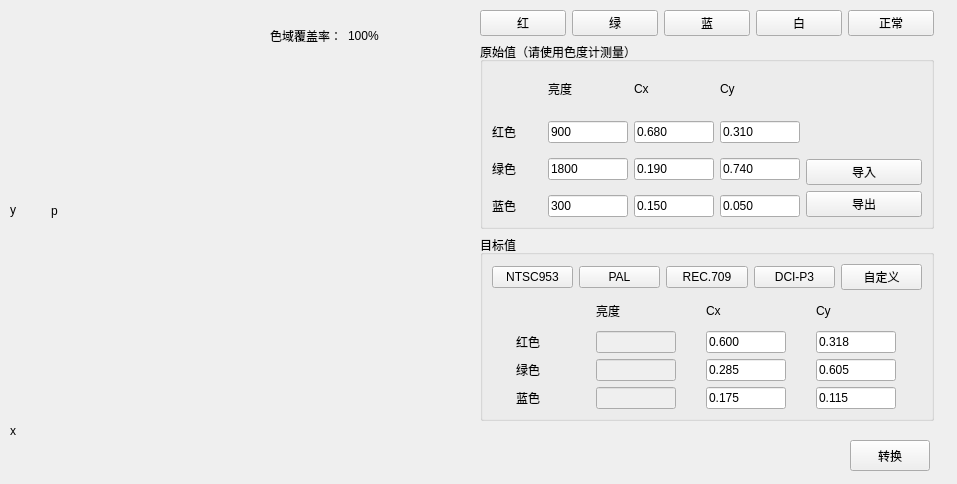
<?xml version="1.0" encoding="UTF-8"?>
<ui version="4.0">
 <class>ColorGamut</class>
 <widget class="QWidget" name="ColorGamut">
  <property name="geometry">
   <rect>
    <x>0</x>
    <y>0</y>
    <width>957</width>
    <height>484</height>
   </rect>
  </property>
  <property name="windowTitle">
   <string>色域转换</string>
  </property>
  <widget class="QLabel" name="label">
   <property name="geometry">
    <rect>
     <x>0</x>
     <y>0</y>
     <width>400</width>
     <height>400</height>
    </rect>
   </property>
   <property name="text">
    <string/>
   </property>
  </widget>
  <widget class="QPushButton" name="pushButtonGamut">
   <property name="geometry">
    <rect>
     <x>850</x>
     <y>440</y>
     <width>80</width>
     <height>31</height>
    </rect>
   </property>
   <property name="text">
    <string>转换</string>
   </property>
  </widget>
  <widget class="QLabel" name="labelx">
   <property name="geometry">
    <rect>
     <x>10</x>
     <y>411</y>
     <width>440</width>
     <height>40</height>
    </rect>
   </property>
   <property name="minimumSize">
    <size>
     <width>440</width>
     <height>40</height>
    </size>
   </property>
   <property name="maximumSize">
    <size>
     <width>440</width>
     <height>40</height>
    </size>
   </property>
   <property name="mouseTracking">
    <bool>false</bool>
   </property>
   <property name="layoutDirection">
    <enum>Qt::LeftToRight</enum>
   </property>
   <property name="text">
    <string>x</string>
   </property>
  </widget>
  <widget class="QLabel" name="labely">
   <property name="geometry">
    <rect>
     <x>10</x>
     <y>10</y>
     <width>40</width>
     <height>400</height>
    </rect>
   </property>
   <property name="minimumSize">
    <size>
     <width>40</width>
     <height>400</height>
    </size>
   </property>
   <property name="maximumSize">
    <size>
     <width>40</width>
     <height>400</height>
    </size>
   </property>
   <property name="text">
    <string>y</string>
   </property>
  </widget>
  <widget class="QLabel" name="labelBmp">
   <property name="geometry">
    <rect>
     <x>51</x>
     <y>11</y>
     <width>400</width>
     <height>400</height>
    </rect>
   </property>
   <property name="minimumSize">
    <size>
     <width>400</width>
     <height>400</height>
    </size>
   </property>
   <property name="maximumSize">
    <size>
     <width>400</width>
     <height>400</height>
    </size>
   </property>
   <property name="text">
    <string>p</string>
   </property>
  </widget>
  <widget class="QWidget" name="layoutWidget">
   <property name="geometry">
    <rect>
     <x>480</x>
     <y>10</y>
     <width>454</width>
     <height>411</height>
    </rect>
   </property>
   <layout class="QVBoxLayout" name="verticalLayout_3">
    <item>
     <layout class="QHBoxLayout" name="horizontalLayout">
      <item>
       <widget class="QPushButton" name="pushButtonRed">
        <property name="text">
         <string>红</string>
        </property>
       </widget>
      </item>
      <item>
       <widget class="QPushButton" name="pushButtonGreen">
        <property name="text">
         <string>绿</string>
        </property>
       </widget>
      </item>
      <item>
       <widget class="QPushButton" name="pushButtonBlue">
        <property name="text">
         <string>蓝</string>
        </property>
       </widget>
      </item>
      <item>
       <widget class="QPushButton" name="pushButtonWhite">
        <property name="text">
         <string>白</string>
        </property>
       </widget>
      </item>
      <item>
       <widget class="QPushButton" name="pushButtonNormal">
        <property name="text">
         <string>正常</string>
        </property>
       </widget>
      </item>
     </layout>
    </item>
    <item>
     <widget class="QGroupBox" name="groupBoxOriginalValue">
      <property name="title">
       <string>原始值（请使用色度计测量）</string>
      </property>
      <layout class="QHBoxLayout" name="horizontalLayout_4">
       <item>
        <layout class="QHBoxLayout" name="horizontalLayout_2" stretch="1,0">
         <item>
          <layout class="QGridLayout" name="gridLayout" rowstretch="0,1,1,1" columnstretch="0,1,1,1">
           <property name="horizontalSpacing">
            <number>6</number>
           </property>
           <property name="verticalSpacing">
            <number>15</number>
           </property>
           <item row="0" column="1">
            <widget class="QLabel" name="labelBrightness">
             <property name="minimumSize">
              <size>
               <width>80</width>
               <height>0</height>
              </size>
             </property>
             <property name="maximumSize">
              <size>
               <width>80</width>
               <height>16777215</height>
              </size>
             </property>
             <property name="text">
              <string>亮度</string>
             </property>
            </widget>
           </item>
           <item row="0" column="2">
            <widget class="QLabel" name="labelCx">
             <property name="minimumSize">
              <size>
               <width>80</width>
               <height>0</height>
              </size>
             </property>
             <property name="maximumSize">
              <size>
               <width>80</width>
               <height>16777215</height>
              </size>
             </property>
             <property name="text">
              <string>Cx</string>
             </property>
            </widget>
           </item>
           <item row="0" column="3">
            <widget class="QLabel" name="labelCy">
             <property name="minimumSize">
              <size>
               <width>80</width>
               <height>0</height>
              </size>
             </property>
             <property name="maximumSize">
              <size>
               <width>80</width>
               <height>16777215</height>
              </size>
             </property>
             <property name="text">
              <string>Cy</string>
             </property>
            </widget>
           </item>
           <item row="1" column="0">
            <widget class="QLabel" name="labelRed">
             <property name="minimumSize">
              <size>
               <width>50</width>
               <height>0</height>
              </size>
             </property>
             <property name="maximumSize">
              <size>
               <width>50</width>
               <height>16777215</height>
              </size>
             </property>
             <property name="text">
              <string>红色</string>
             </property>
            </widget>
           </item>
           <item row="1" column="1">
            <widget class="QLineEdit" name="O_RL">
             <property name="minimumSize">
              <size>
               <width>80</width>
               <height>0</height>
              </size>
             </property>
             <property name="maximumSize">
              <size>
               <width>80</width>
               <height>16777215</height>
              </size>
             </property>
             <property name="text">
              <string>900</string>
             </property>
            </widget>
           </item>
           <item row="1" column="2">
            <widget class="QLineEdit" name="O_Rx">
             <property name="minimumSize">
              <size>
               <width>80</width>
               <height>0</height>
              </size>
             </property>
             <property name="maximumSize">
              <size>
               <width>80</width>
               <height>16777215</height>
              </size>
             </property>
             <property name="text">
              <string>0.680</string>
             </property>
            </widget>
           </item>
           <item row="1" column="3">
            <widget class="QLineEdit" name="O_Ry">
             <property name="minimumSize">
              <size>
               <width>80</width>
               <height>0</height>
              </size>
             </property>
             <property name="maximumSize">
              <size>
               <width>80</width>
               <height>16777215</height>
              </size>
             </property>
             <property name="text">
              <string>0.310</string>
             </property>
            </widget>
           </item>
           <item row="2" column="0">
            <widget class="QLabel" name="labelGreen">
             <property name="minimumSize">
              <size>
               <width>50</width>
               <height>0</height>
              </size>
             </property>
             <property name="maximumSize">
              <size>
               <width>50</width>
               <height>16777215</height>
              </size>
             </property>
             <property name="text">
              <string>绿色</string>
             </property>
            </widget>
           </item>
           <item row="2" column="1">
            <widget class="QLineEdit" name="O_GL">
             <property name="minimumSize">
              <size>
               <width>80</width>
               <height>0</height>
              </size>
             </property>
             <property name="maximumSize">
              <size>
               <width>80</width>
               <height>16777215</height>
              </size>
             </property>
             <property name="text">
              <string>1800</string>
             </property>
            </widget>
           </item>
           <item row="2" column="2">
            <widget class="QLineEdit" name="O_Gx">
             <property name="minimumSize">
              <size>
               <width>80</width>
               <height>0</height>
              </size>
             </property>
             <property name="maximumSize">
              <size>
               <width>80</width>
               <height>16777215</height>
              </size>
             </property>
             <property name="text">
              <string>0.190</string>
             </property>
            </widget>
           </item>
           <item row="2" column="3">
            <widget class="QLineEdit" name="O_Gy">
             <property name="minimumSize">
              <size>
               <width>80</width>
               <height>0</height>
              </size>
             </property>
             <property name="maximumSize">
              <size>
               <width>80</width>
               <height>16777215</height>
              </size>
             </property>
             <property name="text">
              <string>0.740</string>
             </property>
            </widget>
           </item>
           <item row="3" column="0">
            <widget class="QLabel" name="labelBlue">
             <property name="minimumSize">
              <size>
               <width>50</width>
               <height>0</height>
              </size>
             </property>
             <property name="maximumSize">
              <size>
               <width>50</width>
               <height>16777215</height>
              </size>
             </property>
             <property name="text">
              <string>蓝色</string>
             </property>
            </widget>
           </item>
           <item row="3" column="1">
            <widget class="QLineEdit" name="O_BL">
             <property name="minimumSize">
              <size>
               <width>80</width>
               <height>0</height>
              </size>
             </property>
             <property name="maximumSize">
              <size>
               <width>80</width>
               <height>16777215</height>
              </size>
             </property>
             <property name="text">
              <string>300</string>
             </property>
            </widget>
           </item>
           <item row="3" column="2">
            <widget class="QLineEdit" name="O_Bx">
             <property name="minimumSize">
              <size>
               <width>80</width>
               <height>0</height>
              </size>
             </property>
             <property name="maximumSize">
              <size>
               <width>80</width>
               <height>16777215</height>
              </size>
             </property>
             <property name="text">
              <string>0.150</string>
             </property>
            </widget>
           </item>
           <item row="3" column="3">
            <widget class="QLineEdit" name="O_By">
             <property name="minimumSize">
              <size>
               <width>80</width>
               <height>0</height>
              </size>
             </property>
             <property name="maximumSize">
              <size>
               <width>80</width>
               <height>16777215</height>
              </size>
             </property>
             <property name="text">
              <string>0.050</string>
             </property>
            </widget>
           </item>
          </layout>
         </item>
         <item>
          <layout class="QVBoxLayout" name="verticalLayout_2">
           <property name="topMargin">
            <number>6</number>
           </property>
           <item>
            <spacer name="verticalSpacer_2">
             <property name="orientation">
              <enum>Qt::Vertical</enum>
             </property>
             <property name="sizeHint" stdset="0">
              <size>
               <width>20</width>
               <height>40</height>
              </size>
             </property>
            </spacer>
           </item>
           <item>
            <widget class="QPushButton" name="pushButtonImport">
             <property name="text">
              <string>导入</string>
             </property>
            </widget>
           </item>
           <item>
            <widget class="QPushButton" name="pushButtonExport">
             <property name="text">
              <string>导出</string>
             </property>
            </widget>
           </item>
          </layout>
         </item>
        </layout>
       </item>
      </layout>
     </widget>
    </item>
    <item>
     <widget class="QGroupBox" name="groupBoxTargetValue">
      <property name="title">
       <string>目标值</string>
      </property>
      <layout class="QVBoxLayout" name="verticalLayout">
       <item>
        <layout class="QVBoxLayout" name="verticalLayout_4" stretch="0,1">
         <item>
          <layout class="QHBoxLayout" name="horizontalLayout_3">
           <item>
            <widget class="QPushButton" name="pushButtonNTSC">
             <property name="text">
              <string>NTSC953</string>
             </property>
            </widget>
           </item>
           <item>
            <widget class="QPushButton" name="pushButtonPAL">
             <property name="text">
              <string>PAL</string>
             </property>
            </widget>
           </item>
           <item>
            <widget class="QPushButton" name="pushButtonREC709">
             <property name="text">
              <string>REC.709</string>
             </property>
            </widget>
           </item>
           <item>
            <widget class="QPushButton" name="pushButtonDCIP3">
             <property name="text">
              <string>DCI-P3</string>
             </property>
            </widget>
           </item>
           <item>
            <widget class="QPushButton" name="pushButtonCustom">
             <property name="text">
              <string>自定义</string>
             </property>
            </widget>
           </item>
          </layout>
         </item>
         <item>
          <layout class="QGridLayout" name="gridLayout_2" rowstretch="0,1,1,1" columnstretch="0,1,1,1">
           <property name="verticalSpacing">
            <number>6</number>
           </property>
           <item row="0" column="1">
            <widget class="QLabel" name="labelBrightness_2">
             <property name="minimumSize">
              <size>
               <width>80</width>
               <height>0</height>
              </size>
             </property>
             <property name="maximumSize">
              <size>
               <width>80</width>
               <height>16777215</height>
              </size>
             </property>
             <property name="text">
              <string>亮度</string>
             </property>
            </widget>
           </item>
           <item row="0" column="2">
            <widget class="QLabel" name="labelCx_2">
             <property name="minimumSize">
              <size>
               <width>80</width>
               <height>0</height>
              </size>
             </property>
             <property name="maximumSize">
              <size>
               <width>80</width>
               <height>16777215</height>
              </size>
             </property>
             <property name="text">
              <string>Cx</string>
             </property>
            </widget>
           </item>
           <item row="0" column="3">
            <widget class="QLabel" name="labelCy_2">
             <property name="minimumSize">
              <size>
               <width>80</width>
               <height>0</height>
              </size>
             </property>
             <property name="maximumSize">
              <size>
               <width>80</width>
               <height>16777215</height>
              </size>
             </property>
             <property name="text">
              <string>Cy</string>
             </property>
            </widget>
           </item>
           <item row="1" column="0">
            <widget class="QLabel" name="labelRed_2">
             <property name="minimumSize">
              <size>
               <width>50</width>
               <height>0</height>
              </size>
             </property>
             <property name="maximumSize">
              <size>
               <width>50</width>
               <height>16777215</height>
              </size>
             </property>
             <property name="text">
              <string>红色</string>
             </property>
            </widget>
           </item>
           <item row="1" column="1">
            <widget class="QLineEdit" name="T_RL">
             <property name="enabled">
              <bool>false</bool>
             </property>
             <property name="minimumSize">
              <size>
               <width>80</width>
               <height>0</height>
              </size>
             </property>
             <property name="maximumSize">
              <size>
               <width>80</width>
               <height>16777215</height>
              </size>
             </property>
            </widget>
           </item>
           <item row="1" column="2">
            <widget class="QLineEdit" name="T_Rx">
             <property name="minimumSize">
              <size>
               <width>80</width>
               <height>0</height>
              </size>
             </property>
             <property name="maximumSize">
              <size>
               <width>80</width>
               <height>16777215</height>
              </size>
             </property>
             <property name="text">
              <string>0.600</string>
             </property>
            </widget>
           </item>
           <item row="1" column="3">
            <widget class="QLineEdit" name="T_Ry">
             <property name="minimumSize">
              <size>
               <width>80</width>
               <height>0</height>
              </size>
             </property>
             <property name="maximumSize">
              <size>
               <width>80</width>
               <height>16777215</height>
              </size>
             </property>
             <property name="text">
              <string>0.318</string>
             </property>
            </widget>
           </item>
           <item row="2" column="0">
            <widget class="QLabel" name="labelGreen_2">
             <property name="minimumSize">
              <size>
               <width>50</width>
               <height>0</height>
              </size>
             </property>
             <property name="maximumSize">
              <size>
               <width>50</width>
               <height>16777215</height>
              </size>
             </property>
             <property name="text">
              <string>绿色</string>
             </property>
            </widget>
           </item>
           <item row="2" column="1">
            <widget class="QLineEdit" name="T_GL">
             <property name="enabled">
              <bool>false</bool>
             </property>
             <property name="minimumSize">
              <size>
               <width>80</width>
               <height>0</height>
              </size>
             </property>
             <property name="maximumSize">
              <size>
               <width>80</width>
               <height>16777215</height>
              </size>
             </property>
            </widget>
           </item>
           <item row="2" column="2">
            <widget class="QLineEdit" name="T_Gx">
             <property name="minimumSize">
              <size>
               <width>80</width>
               <height>0</height>
              </size>
             </property>
             <property name="maximumSize">
              <size>
               <width>80</width>
               <height>16777215</height>
              </size>
             </property>
             <property name="text">
              <string>0.285</string>
             </property>
            </widget>
           </item>
           <item row="2" column="3">
            <widget class="QLineEdit" name="T_Gy">
             <property name="minimumSize">
              <size>
               <width>80</width>
               <height>0</height>
              </size>
             </property>
             <property name="maximumSize">
              <size>
               <width>80</width>
               <height>16777215</height>
              </size>
             </property>
             <property name="text">
              <string>0.605</string>
             </property>
            </widget>
           </item>
           <item row="3" column="0">
            <widget class="QLabel" name="labelBlue_2">
             <property name="minimumSize">
              <size>
               <width>50</width>
               <height>0</height>
              </size>
             </property>
             <property name="maximumSize">
              <size>
               <width>50</width>
               <height>16777215</height>
              </size>
             </property>
             <property name="text">
              <string>蓝色</string>
             </property>
            </widget>
           </item>
           <item row="3" column="1">
            <widget class="QLineEdit" name="T_BL">
             <property name="enabled">
              <bool>false</bool>
             </property>
             <property name="minimumSize">
              <size>
               <width>80</width>
               <height>0</height>
              </size>
             </property>
             <property name="maximumSize">
              <size>
               <width>80</width>
               <height>16777215</height>
              </size>
             </property>
            </widget>
           </item>
           <item row="3" column="2">
            <widget class="QLineEdit" name="T_Bx">
             <property name="minimumSize">
              <size>
               <width>80</width>
               <height>0</height>
              </size>
             </property>
             <property name="maximumSize">
              <size>
               <width>80</width>
               <height>16777215</height>
              </size>
             </property>
             <property name="text">
              <string>0.175</string>
             </property>
            </widget>
           </item>
           <item row="3" column="3">
            <widget class="QLineEdit" name="T_By">
             <property name="minimumSize">
              <size>
               <width>80</width>
               <height>0</height>
              </size>
             </property>
             <property name="maximumSize">
              <size>
               <width>80</width>
               <height>16777215</height>
              </size>
             </property>
             <property name="text">
              <string>0.115</string>
             </property>
            </widget>
           </item>
          </layout>
         </item>
        </layout>
       </item>
      </layout>
     </widget>
    </item>
   </layout>
  </widget>
  <widget class="QWidget" name="layoutWidget">
   <property name="geometry">
    <rect>
     <x>270</x>
     <y>20</y>
     <width>141</width>
     <height>31</height>
    </rect>
   </property>
   <layout class="QHBoxLayout" name="horizontalLayout_5">
    <item>
     <widget class="QLabel" name="labelGamutCoverage">
      <property name="text">
       <string>色域覆盖率：</string>
      </property>
     </widget>
    </item>
    <item>
     <widget class="QLabel" name="labelValue">
      <property name="text">
       <string>100%</string>
      </property>
     </widget>
    </item>
   </layout>
  </widget>
 </widget>
 <resources/>
 <connections/>
</ui>
